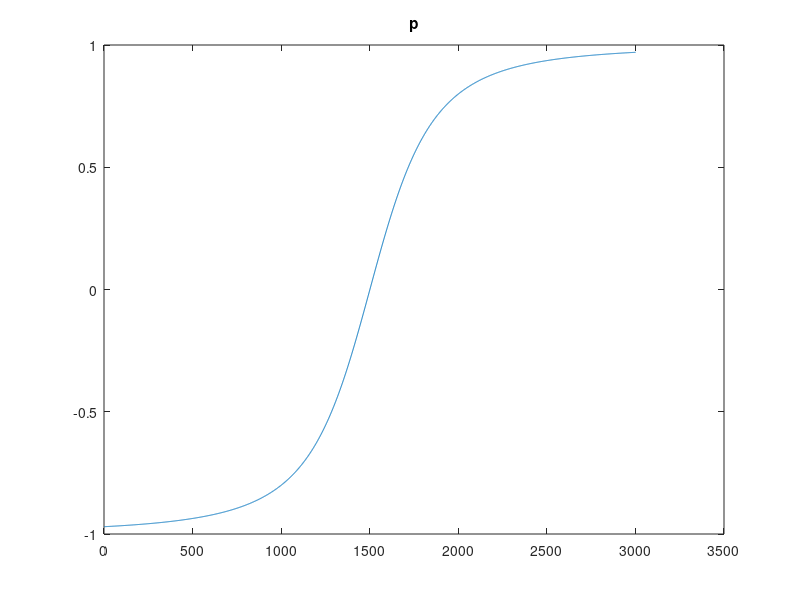

The MATLAB source for this figure: (Note: this script raises an error after producing the figure.)
clear all
close all
clc



%% Control parameters
vwater=1500;
recover_eps=0.15;
p_control=1.0;
ctr_n=1.0;
iter_cg=1000;
res=5.0;



%% Input data parameters
nx=300;
nt=2001;
ntau=nt;
np=3001;

dt=0.004;
dx=12.5;
dtau=dt;
dp=2.0/(vwater*(np+1));
fp=-1.0/vwater+dp;
fx=89;


nf=nt;
nkx=nx;
df=1.0/((nt)*dt);
dkx=2.0*pi/((nx)*dx);


t=(0:dt:(nt-1)*dt)';
f=(0:df:(nf-1)*df)';
kx=dkx*[0:floor(nkx/2) -floor(nkx/2):-1]';
x=(fx:dx:fx+(nx-1)*dx)';
tau=(0:dtau:(ntau-1)*dtau)';
p=(fp:dp:-fp)';
omega=2.0*pi*f;



%% Acquision parameters
% x0=-20;
% x_noff=100;
% alpha=atan(0.03/12.5);
alpha = 0.24
% d=(x+x0)*tan(alpha);



%% Deghost parameters

% Calculate pprime
pmin=p(1)
pmax=p(np)
pprimemin=pmin*vwater/sqrt(1-pmin*pmin*vwater*vwater)
pprimemax=pmax*vwater/sqrt(1-pmax*pmax*vwater*vwater)

pprimemin=-4;
pprimemax=4;

% ptest=1/vwater
% pprimetest=ptest/sqrt(1-ptest*ptest*vwater*vwater)

npprime=np;
dpprime=(pprimemax-pprimemin)/(npprime-1);
pprime=(pprimemin:dpprime:pprimemax)';

for i_iter=1:np
  p(i_iter)=pprime(i_iter)/(vwater*sqrt(1+pprime(i_iter)*pprime(i_iter))); 
end



figure();
plot(1:np,vwater*p);
title('p');



%% input data
fid=fopen('Small_input.bin','r');
input=fread(fid,[nt nx],'single');
fclose(fid);


figure();
imagesc(input);
title('input');


input_tausclp=tausclp_fwd(nf,f,nx,x,np,p,input);


figure();
imagesc(input_tausclp);
title('input\_tausclp');

fid=fopen('input_tausclp.bin','wb');
fwrite(fid,input_tausclp,'single');
fclose(fid);


tic
input_tausclp_dg=taup_slant_dg(recover_eps,alpha,vwater,nt,dt,npprime,dpprime,input_tausclp);
toc


figure();
imagesc(input_tausclp_dg);
title('input\_tausclp\_dg');

fid=fopen('input_tausclp_dg.bin','wb');
fwrite(fid,input_tausclp_dg,'single');
fclose(fid);


tic
input_inv=tausclp_bwd(iter_cg,nt,t,nf,f,nx,x,np,p,input_tausclp_dg);
toc


output=clean_non_physical_fk(ctr_n,vwater,nt,t,nf,f,omega,nx,x,np,p,nkx,kx,input_inv);


output_fk=abs(fft2(output));



%% View and write to file
fid=fopen('deghost.bin','wb');
fwrite(fid,output,'single');
fclose(fid);



figure();
imagesc(output);
title('output');


figure();
imagesc(output_fk);
title('output\_fk');


err=input-output;

figure();
imagesc(err);
title('err');
